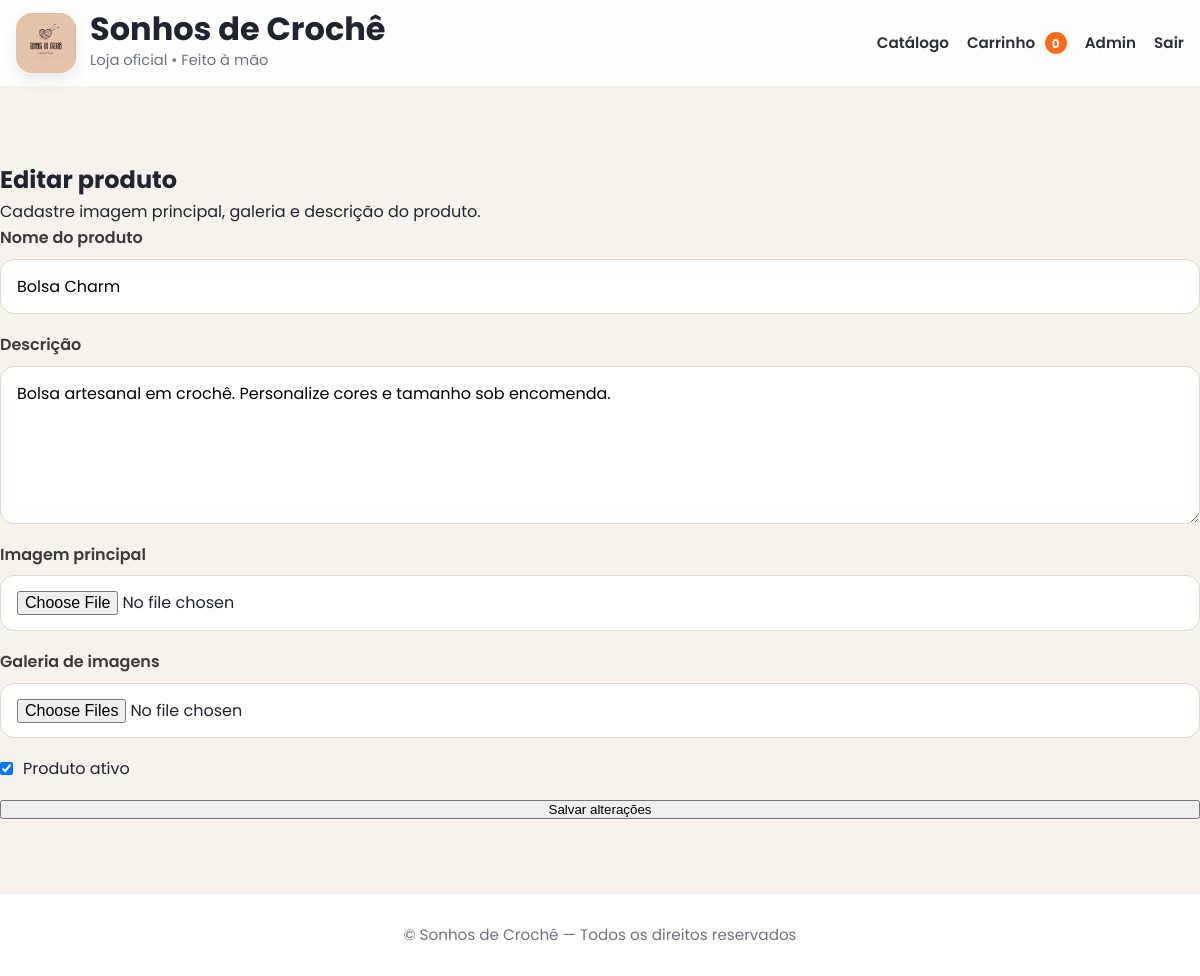
Page /admin/produtos/19/editar (signed in) on the committed database.
### app.py (models this page shows)
class Product(db.Model):
    id = db.Column(db.Integer, primary_key=True)
    name = db.Column(db.String(200), nullable=False)
    description = db.Column(db.Text, default="")
    image = db.Column(db.String(300), default="")
    is_active = db.Column(db.Boolean, default=True)
    created_at = db.Column(db.DateTime, default=datetime.utcnow)
    images = db.relationship(
        "ProductImage",
        backref="product",
        cascade="all, delete-orphan",
        lazy=True
    )

### app.py (the view, shortened to what this page needs)
    @app.route("/admin/produtos/<int:product_id>/editar", methods=["GET", "POST"])
    @login_required
    def admin_product_edit(product_id):
        product = Product.query.get_or_404(product_id)
        return render_template("admin_product_form.html", product=product)

### templates/admin_product_form.html (shortened to what this page needs)
{% extends "base.html" %}
{% block content %}
<section class="admin-page">
  <div class="admin-header">
    <h2>{{ "Editar produto" if product else "Novo produto" }}</h2>
    <p class="muted">Cadastre imagem principal, galeria e descrição do produto.</p>
  </div>
  <div class="admin-table-card">
    <form method="post" enctype="multipart/form-data" class="admin-product-form">
      <div class="admin-form-group">
        <label>Nome do produto</label>
        <input type="text" name="name" value="{{ product.name if product else '' }}" required>
      </div>
      <div class="admin-form-group">
        <label>Descrição</label>
        <textarea name="description" rows="5">{{ product.description if product else '' }}</textarea>
      </div>
      <div class="admin-form-group">
        <label>Imagem principal</label>
        <input type="file" name="image" accept=".jpg,.jpeg,.png,.webp">
      </div>
      <div class="admin-form-group">
        <label>Galeria de imagens</label>
        <input type="file" name="gallery_images" multiple accept=".jpg,.jpeg,.png,.webp">
      </div>
      <div class="admin-form-check">
        <input type="checkbox" name="is_active" id="is_active"
               {% if (product and product.is_active) or not product %}checked{% endif %}>
        <label for="is_active">Produto ativo</label>
      </div>
      <button class="btn-admin-login" type="submit">
        {{ "Salvar alterações" if product else "Criar produto" }}
      </button>
    </form>
  </div>
</section>
{% endblock %}

### static/css/premium.css (style rules this page uses)
:root { --bg:#f7f3ec; --surface:#ffffff; --surface-soft:#fbf8f2; --text:#1f2430; --muted:#6e7380; --gold:#c8a24e; --gold-dark:#b88f39; --line:#e8dfd0; --shadow:0 14px 40px rgba(33, 24, 9, .08); --shadow-hover:0 22px 56px rgba(33, 24, 9, .14); --radius:28px; }
* { margin:0; padding:0; box-sizing:border-box; }
html { scroll-behavior:smooth; }
body { font-family:'Poppins',sans-serif; background:var(--bg); color:var(--text); line-height:1.6; }
section { padding:74px 0; }
.admin-product-form { display:flex; flex-direction:column; gap:18px; }
.admin-form-group { display:flex; flex-direction:column; gap:8px; }
.admin-form-group label { font-weight:600; color:#3a3a3a; }
.admin-form-group input, .admin-form-group textarea { padding:14px 16px; border:1px solid #ddd8cc; border-radius:14px; font:inherit; background:#fff; }
.admin-form-check { display:flex; align-items:center; gap:10px; }

### rows in the picture
Product: name "Bolsa Charm", description "Bolsa artesanal em crochê. Personalize cores e tamanho sob encomenda.", is_active "☑"

### other values in the picture
{{ STORE_NAME() }} "Sonhos de Crochê"
{{ cart_count() }} "0"
{{ "Editar produto" if product else "Novo produto" }} "Editar produto"
{{ "Salvar alterações" if product else "Criar produto" }} "Salvar alterações"
